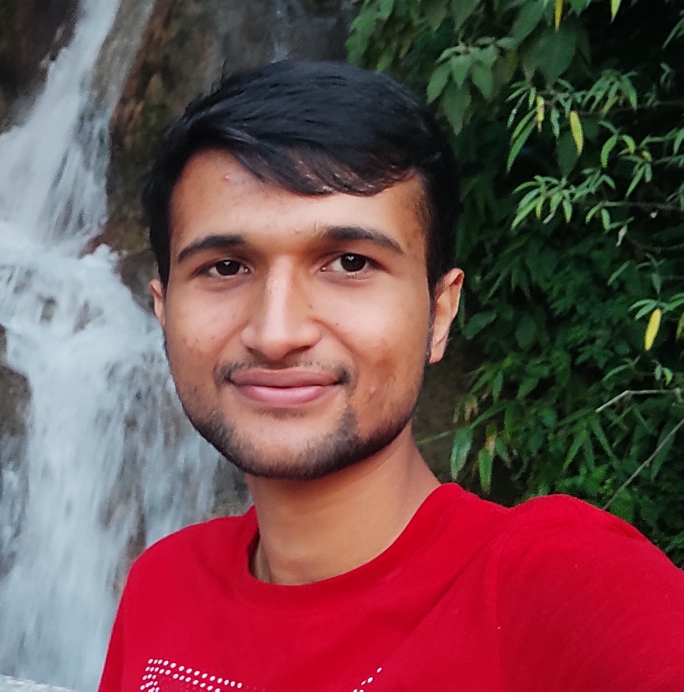
#> input picture python/ph.jpg, 2050 x 2074 px, found by its file name (shown at 1/3 size)
$ python comvis4.py
#> lines starting #> are read from the running program, lines starting #| are printed output that depends on the picture
import numpy as np
import cv2
#cv2.namedWindow('timtim', cv2.WINDOW_NORMAL)
img=cv2.imread('c:/Users/Lenovo/Desktop/cpp/python/ph.jpg',cv2.IMREAD_COLOR)
#> img is the input picture: shape (2074, 2050, 3); mean B, G, R 77, 74.9, 114.6
px=img[55,55]
#> px = [39, 42, 50]
print(px)
#| [39 42 50]
img[55,55]=[255,255,255]
print(px)
#| [255 255 255]

roi =img[100:150,100:150]
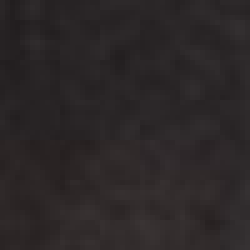
#> roi: shape (50, 50, 3) (shown 5 times larger); mean B, G, R 39.8, 39.1, 43.9

print(roi)
#> (printed output is left out)

#img[100:1500,100:150]=(45,66,35)
img[100:150,100:150]=img[700:750,700:750]
#cv2.imshow('timtim',img)
cv2.namedWindow('custom window', cv2.WINDOW_KEEPRATIO)
cv2.imshow('custom window', img)

cv2.waitKey(0)
cv2.destroyAllWindows()
